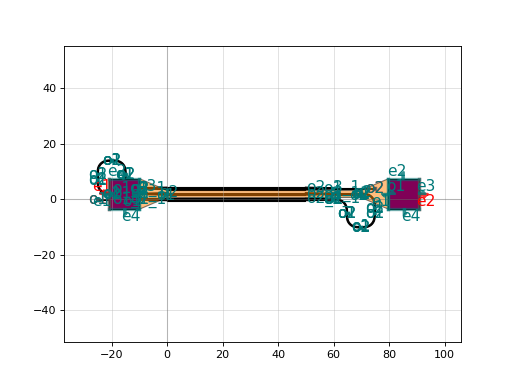

Generate this figure with Python:
import gdsfactory as gf

c = gf.components.straight_heater_meander(length=300.0, spacing=2.0, heater_width=2.5, extension_length=15.0, layer_heater=(47, 0), radius=5.0, port_orientation1=180, port_orientation2=0, heater_taper_length=10.0, straight_width=0.9, taper_length=10)
c.plot()
